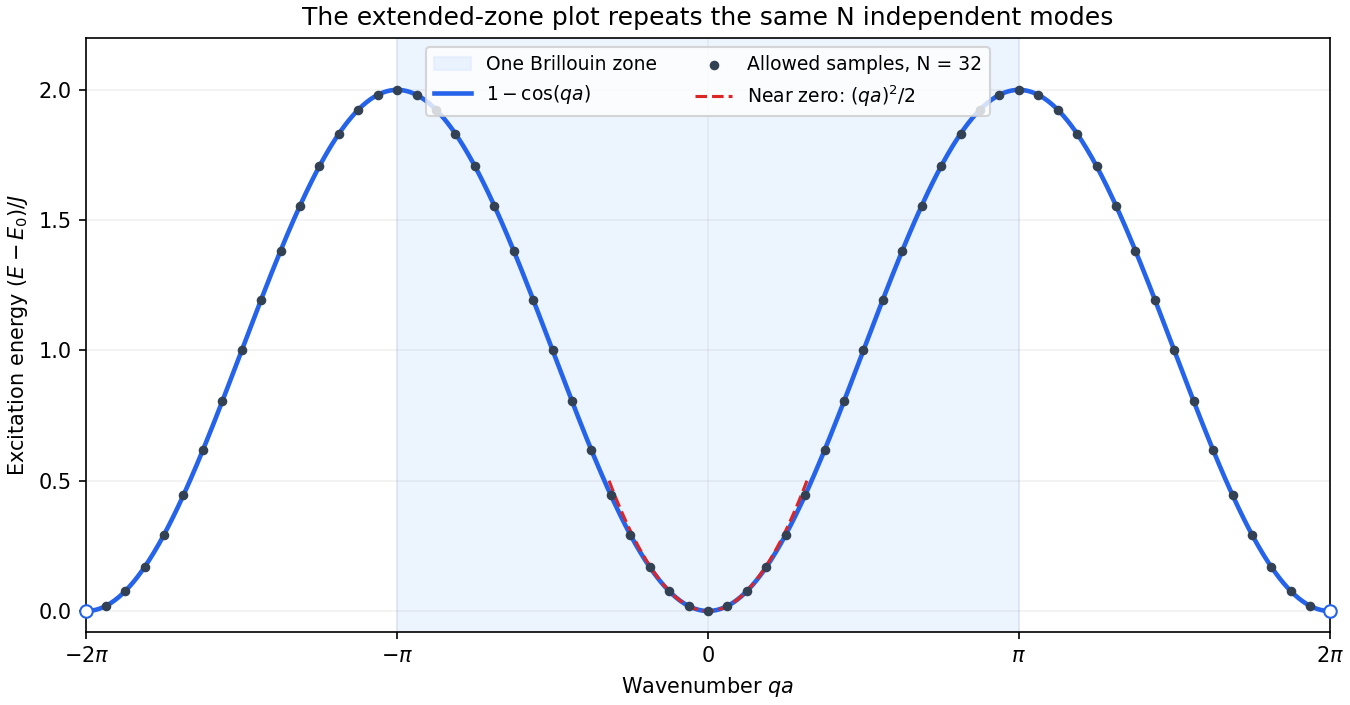

Generate this figure with Python:
"""Original ring-magnon dispersion sketch; Python 3.14, NumPy 2.3, Matplotlib 3.10."""
from pathlib import Path
import numpy as np
import matplotlib
matplotlib.use('Agg')
import matplotlib.pyplot as plt

x = np.linspace(-2*np.pi, 2*np.pi, 1000)
N = 32
ell = np.arange(-N+1, N)
xq = 2*np.pi*ell/N
fig, ax = plt.subplots(figsize=(9, 4.7), layout='constrained')
ax.axvspan(-np.pi, np.pi, color='#dbeafe', alpha=.5, label='One Brillouin zone')
ax.plot(x, 1-np.cos(x), color='#2563eb', lw=2.2, label=r'$1-\cos(qa)$')
ax.scatter(xq, 1-np.cos(xq), s=13, color='#334155', zorder=3, label='Allowed samples, N = 32')
near = np.linspace(-1, 1, 100)
ax.plot(near, near**2/2, ls='--', lw=1.5, color='#dc2626', label=r'Near zero: $(qa)^2/2$')
ax.plot([-2*np.pi,2*np.pi],[0,0], 'o', mfc='white', mec='#2563eb', ms=6, zorder=5, clip_on=False)
ax.set(xlim=(-2*np.pi, 2*np.pi), ylim=(-.08, 2.2), xlabel=r'Wavenumber $qa$', ylabel=r'Excitation energy $(E-E_0)/J$', title='The extended-zone plot repeats the same N independent modes')
ax.set_xticks([-2*np.pi,-np.pi,0,np.pi,2*np.pi], [r'$-2\pi$',r'$-\pi$', '0',r'$\pi$',r'$2\pi$'])
ax.legend(ncol=2, loc='upper center', fontsize=9)
ax.grid(alpha=.18)
fig.savefig(Path.cwd()/Path(__file__).with_suffix('.png').name, dpi=150, facecolor='white')
